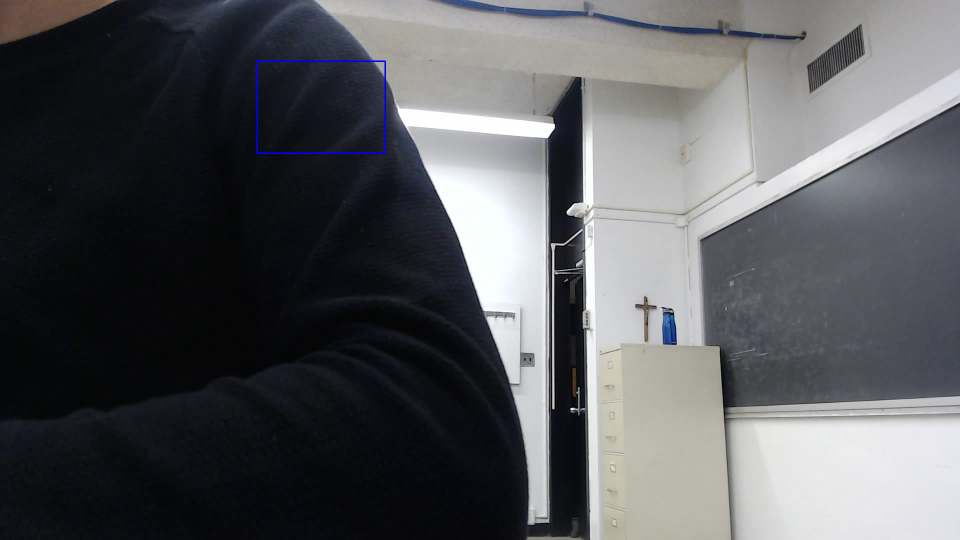
#> input picture frame 2 of output.avi, 1920 x 1080 px, given in place of the camera (shown at 1/2 size)
$ python meanshift.py
#> lines starting #> are read from the running program, lines starting #| are printed output that depends on the picture; after the words box and inside, x2 and y2 are one past the last pixel; in counts of white or black regions, pixels touching at a corner belong together
import numpy as np
import cv2 as cv


if __name__ == '__main__':
    cap = cv.VideoCapture(0, )
    cap.set(3, 1920)
    cap.set(4, 1080)
    fourcc = cv.VideoWriter_fourcc(*'MJPG')
    out = cv.VideoWriter('output.avi',fourcc, 20.0, (1920, 1080))
    # cap = cv.VideoCapture(1)
    # take first frame of the video
    ret, frame = cap.read()
#> frame is the input picture: shape (1080, 1920, 3); mean B, G, R 92.5, 88.9, 88.4
    # setup initial location of window
    r, h, c, w = 250, 90, 400, 125  # simply hardcoded the values
    track_window = (c, r, w, h)
    # set up the ROI for tracking
    roi = frame[r:r+h, c:c+w]
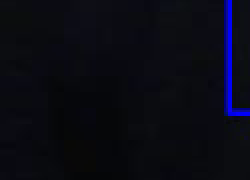
#> roi: shape (90, 125, 3) (shown 2 times larger); mean B, G, R 20, 10.4, 9.8
    hsv_roi = cv.cvtColor(roi, cv.COLOR_BGR2HSV)
#> hsv_roi: shape (90, 125, 3); mean H, S, V 113.9, 97.3, 20
    mask = cv.inRange(hsv_roi, np.array((0., 60., 32.)),
                    np.array((180., 255., 255.)))
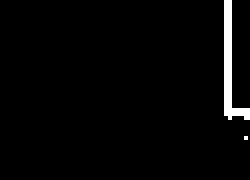
#> mask: shape (90, 125) (shown 2 times larger); 2.5% white; 2 white regions (1 under 20 px), largest, box (x1, y1, x2, y2) and area: (112, 0, 125, 60) 278
    roi_hist = cv.calcHist([hsv_roi], [0], mask, [180], [0, 180])
#> roi_hist = 180 values, max 261 at index 120, min 0 at index 0, mean 1.57
    cv.normalize(roi_hist, roi_hist, 0, 255, cv.NORM_MINMAX)
    # Setup the termination criteria, either 10 iteration or move by atleast 1 pt
    term_crit = (cv.TERM_CRITERIA_EPS | cv.TERM_CRITERIA_COUNT, 10, 1)
    while(1):
            ret, frame = cap.read()
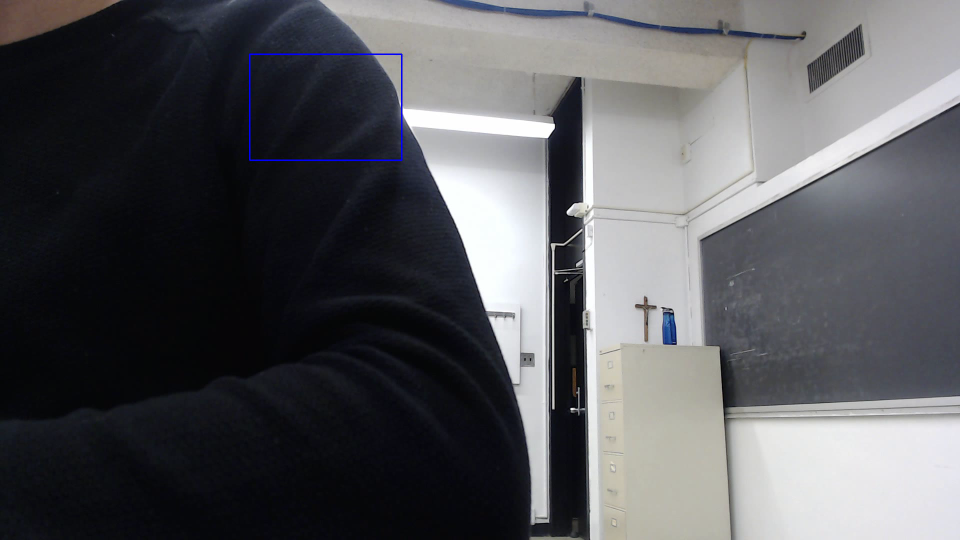
#> input picture frame 3 of output.avi, 1920 x 1080 px, given in place of the camera (shown at 1/2 size)
#> frame is the input picture: shape (1080, 1920, 3); mean B, G, R 91.7, 88.2, 87.8
            if ret == True:
                hsv = cv.cvtColor(frame, cv.COLOR_BGR2HSV)
#> hsv: shape (1080, 1920, 3); mean H, S, V 94.8, 49.5, 93.3
                dst = cv.calcBackProject([hsv], [0], roi_hist, [0, 180], 1)
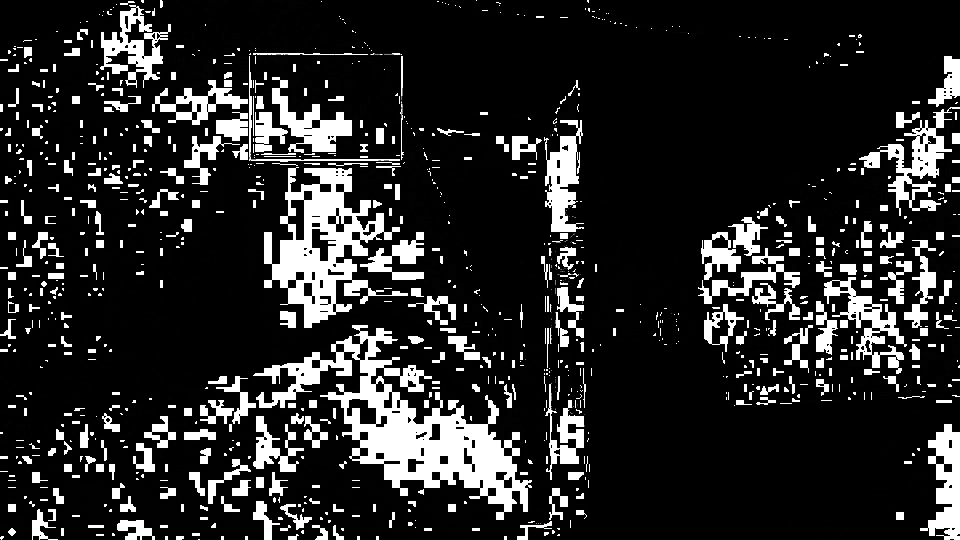
#> dst: shape (1080, 1920) (shown at 1/2 size); min 0, max 255, mean 39.9
                # apply meanshift to get the new location
                ret, track_window = cv.CamShift(dst, track_window, term_crit)
#> ret = ((498.5, 262.5), (109.4, 160.2), 83.84); track_window = (418, 207, 161, 111)
                # Draw it on image
                x, y, w, h = track_window
#> x = 418; y = 207; w = 161; h = 111
                img2 = cv.rectangle(frame, (x, y), (x+w, y+h), 255, 2)

                # write the flipped frame
                out.write(img2)

                cv.imshow('img2', img2)

                if cv.waitKey(60) & 0xff == ord('q'):
#> (key q is pressed here)
                    break
            else:
                break

    cap.release()
    out.release()

    cv.destroyAllWindows()

$ run again, starting later in the video
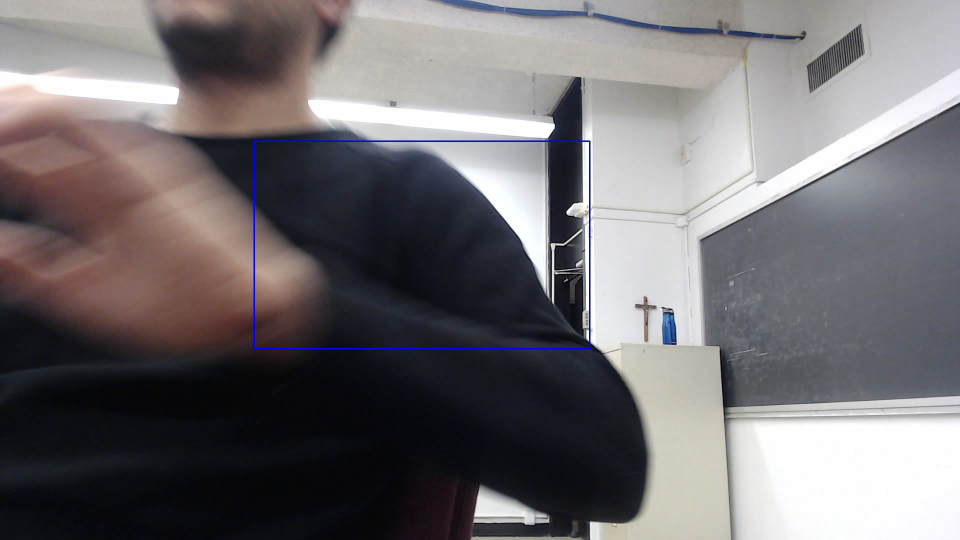
#> input picture frame 11 of output.avi, 1920 x 1080 px, given in place of the camera (shown at 1/2 size)
#> frame is the input picture: shape (1080, 1920, 3); mean B, G, R 113.2, 110, 114
#> hsv_roi: shape (90, 125, 3); mean H, S, V 94.3, 66.1, 67
#> `mask = cv.inRange(hsv_roi, np.array((0., 60., 32.)), np.array((180., 2..`:
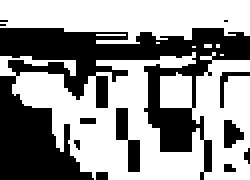
#> mask: shape (90, 125) (shown 2 times larger); 58.2% white; 12 black regions (5 under 20 px), largest, box (x1, y1, x2, y2) and area: (0, 14, 125, 90) 4242, (58, 54, 70, 86) 192, (112, 60, 122, 74) 96
#> roi_hist = 180 values, max 2539 at index 120, min 0 at index 0, mean 36.39
#> hsv: shape (1080, 1920, 3); mean H, S, V 93.2, 45.7, 118.8
#> `dst = cv.calcBackProject([hsv], [0], roi_hist, [0, 180], 1)`:
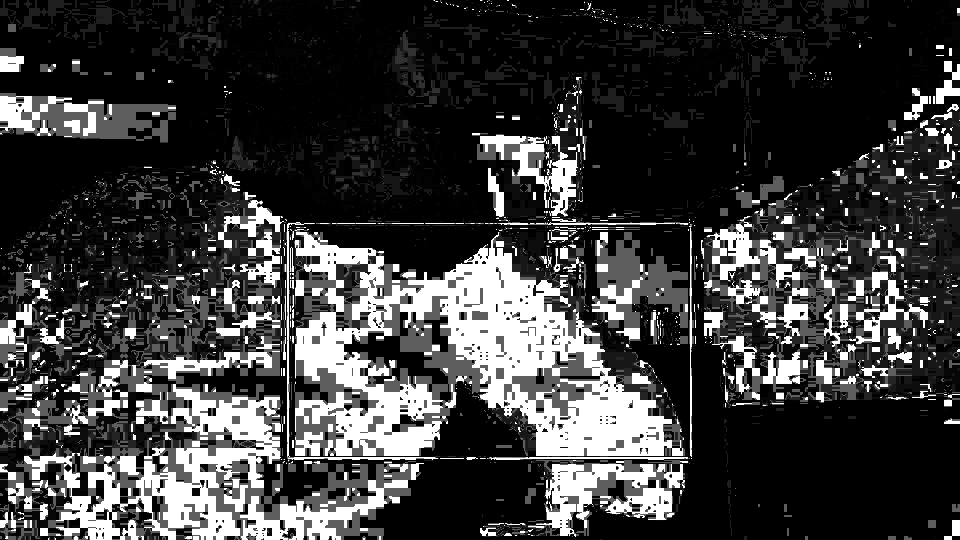
#> dst: shape (1080, 1920) (shown at 1/2 size); min 0, max 255, mean 60.3
#> ret = ((485, 406), (91.04, 167.8), 128.2); track_window = (418, 353, 134, 106)
#> x = 418; y = 353; w = 134; h = 106

$ run again, starting later in the video
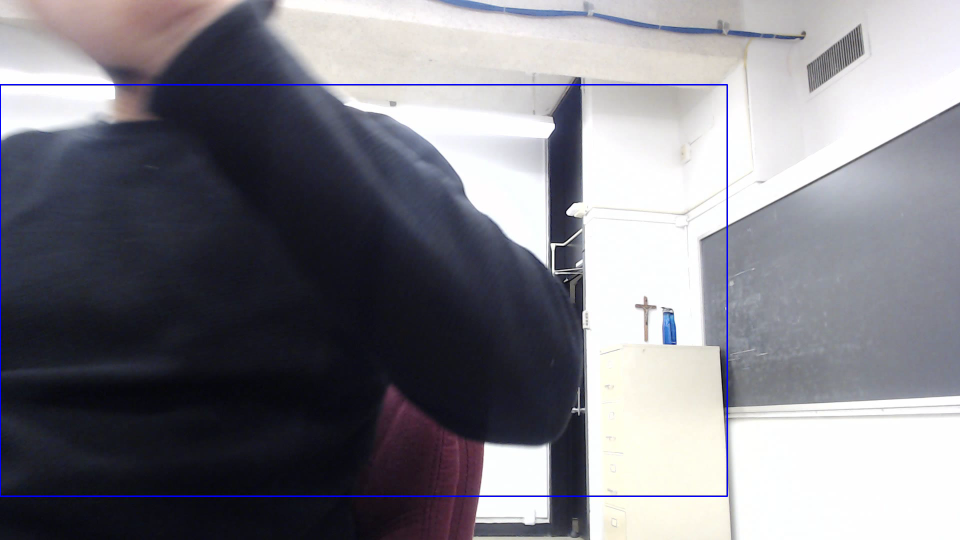
#> input picture frame 20 of output.avi, 1920 x 1080 px, given in place of the camera (shown at 1/2 size)
#> frame is the input picture: shape (1080, 1920, 3); mean B, G, R 134.3, 127, 127.7
#> hsv_roi: shape (90, 125, 3); mean H, S, V 119.1, 79.9, 34
#> `mask = cv.inRange(hsv_roi, np.array((0., 60., 32.)), np.array((180., 2..`:
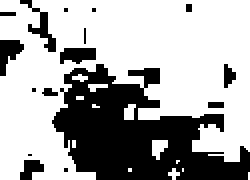
#> mask: shape (90, 125) (shown 2 times larger); 66.5% white; 16 black regions (8 under 20 px), largest, box (x1, y1, x2, y2) and area: (26, 32, 125, 90) 3163, (10, 0, 28, 26) 132, (0, 20, 12, 38) 125
#> roi_hist = 180 values, max 3086 at index 120, min 0 at index 0, mean 41.59
#> hsv: shape (1080, 1920, 3); mean H, S, V 88.8, 44.1, 132
#> `dst = cv.calcBackProject([hsv], [0], roi_hist, [0, 180], 1)`:
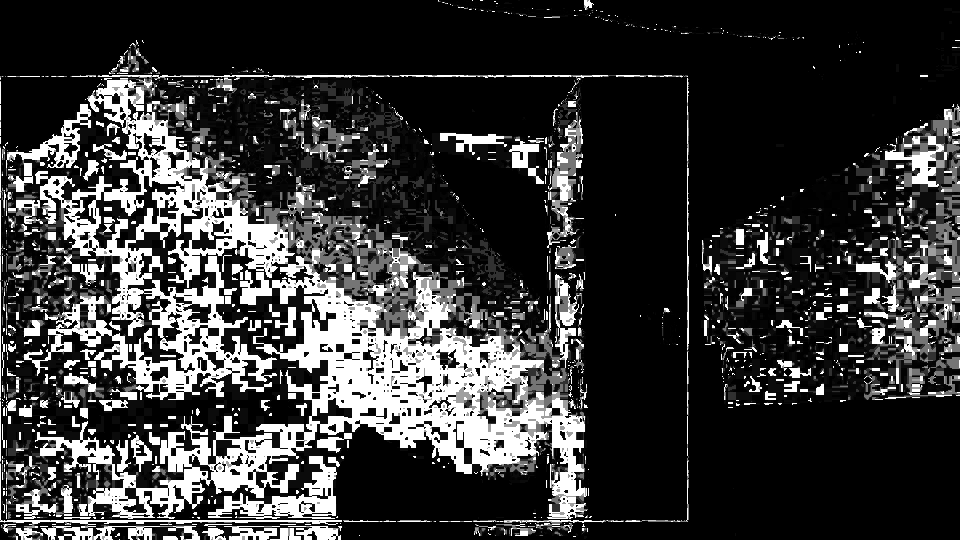
#> dst: shape (1080, 1920) (shown at 1/2 size); min 0, max 255, mean 56.2
#> ret = ((350.5, 344.5), (118.1, 159.8), 107.3); track_window = (273, 287, 155, 115)
#> x = 273; y = 287; w = 155; h = 115
